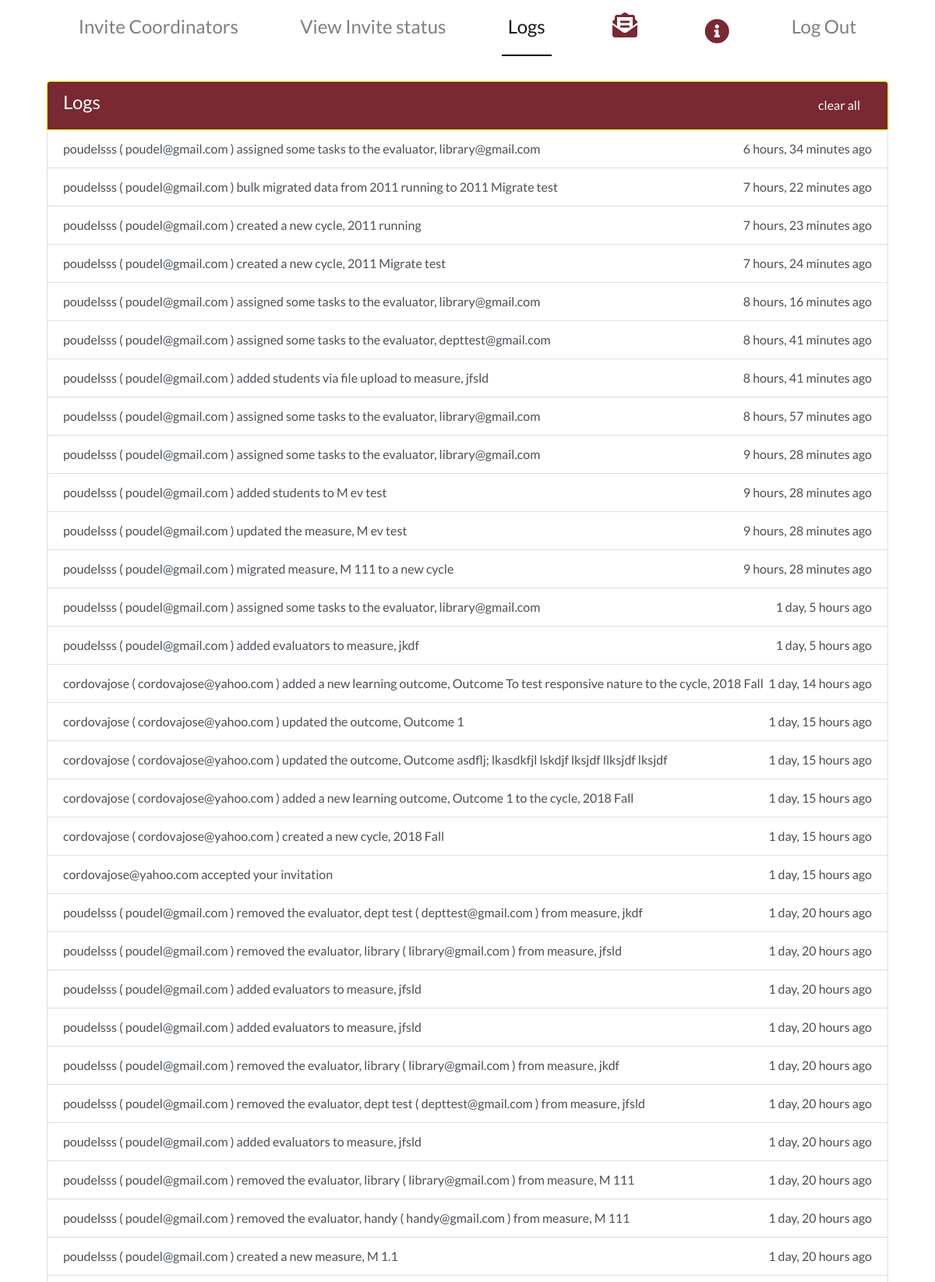
Page /logs (signed in, upper part) on the committed database.
### main/models.py (models this page shows)
class Log(models.Model):
    message = models.CharField(max_length=400)
    created_at = models.DateTimeField()
    read = models.BooleanField(default=False)
    subject = models.CharField(max_length=300, null=True)
    cor = models.CharField(max_length=200, null=True)

### main/views.py (the view)
# urls.py: path('logs', views.logs, name='logs'),
@user_passes_test(super_admin_test)
def logs(request):
    logs = Log.objects.filter(read=False).order_by('-created_at')
    logs_count = logs.count()
    context = {"logs":logs, 'log':'active', 'logs_count':logs_count, 'cordinator':InvitedCo.objects.all()}
    return render(request, 'main/logs.html', context)

### main/views.py (called while the page is built)
def super_admin_test(user):
    return user.is_superuser

### main/templates/main/logs.html (shortened to what this page needs)
{% extends  'main/superadminbase.html' %}
{% load static %}
{% block body_block %}
<div class = "container">
  <div class = "container-fluid">
    <ul class="list-group" style = "overflow-y:auto; height: 80vh;">
      <li class="list-group-item  list-group-item-action active  d-flex justify-content-between"><span> <h4>Logs</h4> </span>
        <a href = "{%url 'main:clear_log'%}">clear all</a>
      </li>
      {%for log in logs%}
        <a href= "#" class="list-group-item list-group-item-action d-flex justify-content-between"><span>{{log.message}}</span>
           {{log.created_at|timesince}} ago
         </a>
  {%empty%}
  <a href= "#" class="list-group-item list-group-item-action text-center" style="padding:20px;"><span >No activity to log. <br/> Please check back later</span>
   </a>
  {%endfor%}
</ul>
</div>
</div>
{%endblock%}

### main/static/css/landing.css (style rules this page uses)
body { font-family: Montserrat, Lato, 'Nunito Sans', Helvetica, Arial, Platino, Garamond, Bookman, Lucidia; }
body { height: 100vh; }
.list-group-item.active { z-index: 2; color: #fff; background-color: #7a2831 ; border-color: #fff300; }
h4 { font-family: lato; }

### main/templates/main/superadminnavbar.html (style rules this page uses)
ul li a { color:#FFF; text-decoration:none; padding:6px 15px; cursor:pointer; }

### rows in the picture
Log: message "poudelsss ( poudel@gmail.com ) assigned some tasks to the evaluator, library@gmail.com", created_at "6 hours, 34 minutes"
Log: message "poudelsss ( poudel@gmail.com ) bulk migrated data from 2011 running to 2011 Migrate test", created_at "7 hours, 22 minutes"
Log: message "poudelsss ( poudel@gmail.com ) created a new cycle, 2011 running", created_at "7 hours, 23 minutes"
Log: message "poudelsss ( poudel@gmail.com ) created a new cycle, 2011 Migrate test", created_at "7 hours, 24 minutes"
Log: message "poudelsss ( poudel@gmail.com ) assigned some tasks to the evaluator, library@gmail.com", created_at "8 hours, 16 minutes"
Log: message "poudelsss ( poudel@gmail.com ) assigned some tasks to the evaluator, depttest@gmail.com", created_at "8 hours, 41 minutes"
Log: message "poudelsss ( poudel@gmail.com ) added students via file upload to measure, jfsld", created_at "8 hours, 41 minutes"
Log: message "poudelsss ( poudel@gmail.com ) assigned some tasks to the evaluator, library@gmail.com", created_at "8 hours, 57 minutes"
Log: message "poudelsss ( poudel@gmail.com ) assigned some tasks to the evaluator, library@gmail.com", created_at "9 hours, 28 minutes"
Log: message "poudelsss ( poudel@gmail.com ) added students to M ev test", created_at "9 hours, 28 minutes"
Log: message "poudelsss ( poudel@gmail.com ) updated the measure, M ev test", created_at "9 hours, 28 minutes"
Log: message "poudelsss ( poudel@gmail.com ) migrated measure, M 111 to a new cycle", created_at "9 hours, 28 minutes"
Log: message "poudelsss ( poudel@gmail.com ) assigned some tasks to the evaluator, library@gmail.com", created_at "1 day, 5 hours"
Log: message "poudelsss ( poudel@gmail.com ) added evaluators to measure, jkdf", created_at "1 day, 5 hours"
Log: message "cordovajose ( cordovajose@yahoo.com ) added a new learning outcome, Outcome To test responsive nature to the cycle, 2018 Fall", created_at "1 day, 14 hours"
Log: message "cordovajose ( cordovajose@yahoo.com ) updated the outcome, Outcome 1", created_at "1 day, 15 hours"
Log: message "cordovajose ( cordovajose@yahoo.com ) updated the outcome, Outcome asdflj; lkasdkfjl lskdjf lksjdf llksjdf lksjdf", created_at "1 day, 15 hours"
Log: message "cordovajose ( cordovajose@yahoo.com ) added a new learning outcome, Outcome 1 to the cycle, 2018 Fall", created_at "1 day, 15 hours"
Log: message "cordovajose ( cordovajose@yahoo.com ) created a new cycle, 2018 Fall", created_at "1 day, 15 hours"
Log: message "cordovajose@yahoo.com accepted your invitation", created_at "1 day, 15 hours"
Log: message "poudelsss ( poudel@gmail.com ) removed the evaluator, dept test ( depttest@gmail.com ) from measure, jkdf", created_at "1 day, 20 hours"
Log: message "poudelsss ( poudel@gmail.com ) removed the evaluator, library ( library@gmail.com ) from measure, jfsld", created_at "1 day, 20 hours"
Log: message "poudelsss ( poudel@gmail.com ) added evaluators to measure, jfsld", created_at "1 day, 20 hours"
Log: message "poudelsss ( poudel@gmail.com ) added evaluators to measure, jfsld", created_at "1 day, 20 hours"
Log: message "poudelsss ( poudel@gmail.com ) removed the evaluator, library ( library@gmail.com ) from measure, jkdf", created_at "1 day, 20 hours"
Log: message "poudelsss ( poudel@gmail.com ) removed the evaluator, dept test ( depttest@gmail.com ) from measure, jfsld", created_at "1 day, 20 hours"
Log: message "poudelsss ( poudel@gmail.com ) added evaluators to measure, jfsld", created_at "1 day, 20 hours"
Log: message "poudelsss ( poudel@gmail.com ) removed the evaluator, library ( library@gmail.com ) from measure, M 111", created_at "1 day, 20 hours"
Log: message "poudelsss ( poudel@gmail.com ) removed the evaluator, handy ( handy@gmail.com ) from measure, M 111", created_at "1 day, 20 hours"
Log: message "poudelsss ( poudel@gmail.com ) created a new measure, M 1.1", created_at "1 day, 20 hours"
